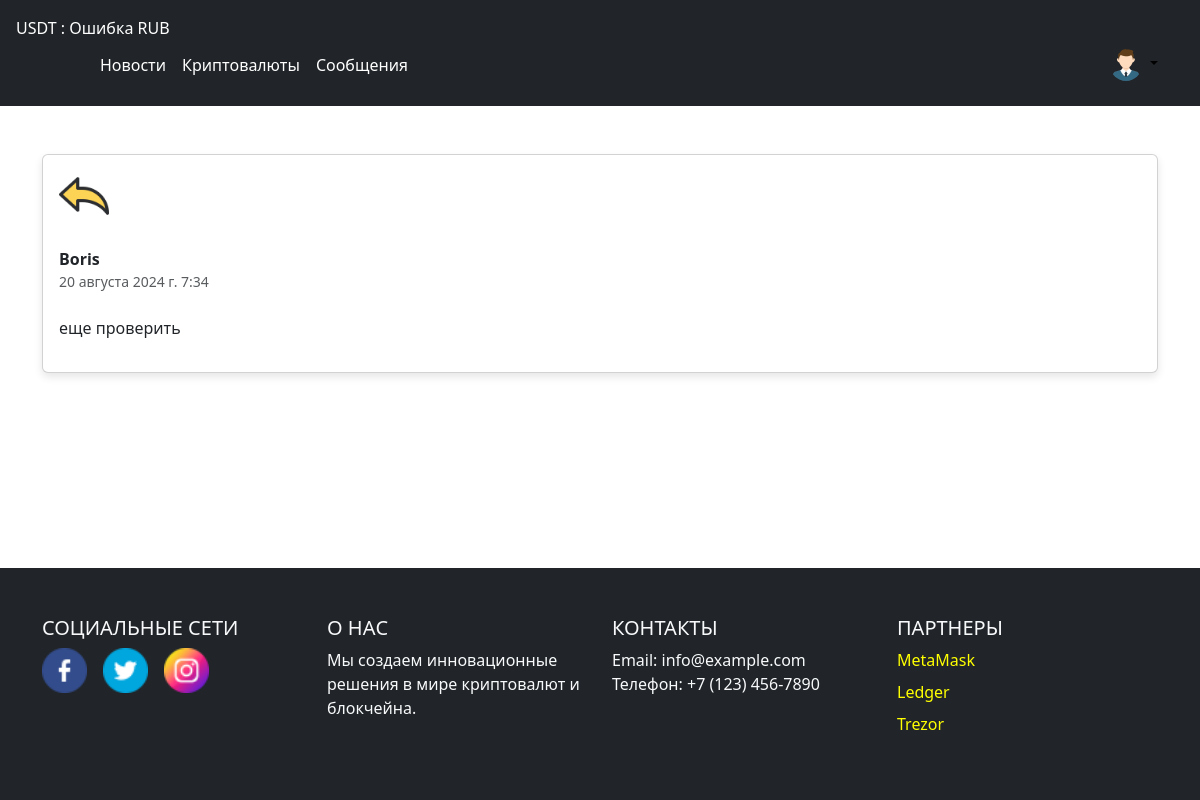
Screenshot of /users/message/9/ (signed in) with the database file from the repository.
### users/models.py (models this page shows, shortened)
class Message(models.Model):
    sender = models.ForeignKey(Profile, on_delete=models.SET_NULL, null=True, blank=True, verbose_name='отправитель')
    recipient = models.ForeignKey(Profile, on_delete=models.SET_NULL, null=True, blank=True,
                                  related_name='messages', verbose_name='получатель')
    content = models.TextField( verbose_name='сообщение')
    is_read = models.BooleanField(default=False, verbose_name='прочитано')
    created = models.DateTimeField(auto_now_add=True)
    class Meta:
        ordering = ['is_read', '-created']
        verbose_name = 'сообщение'
        verbose_name_plural = 'Сообщения'

class Profile(models.Model):
    user = models.OneToOneField(User, on_delete=models.CASCADE, blank=True, verbose_name='пользователь')
    name = models.CharField(max_length=200, blank=True, verbose_name='имя')
    email = models.EmailField(max_length=500, blank=True)
    username = models.CharField(max_length=200, blank=True, verbose_name='имя пользователя')
    info = models.TextField(blank=True, verbose_name='информация')
    image = models.ImageField(upload_to='profiles/', default='profiles/8380015.jpg', verbose_name='изображение')
    social_vk = models.CharField(max_length=200, blank=True, verbose_name='социальная сеть vk')
    social_facebook = models.CharField(max_length=200, blank=True, verbose_name='социальная сеть facebook')
    social_twitter = models.CharField(max_length=200, blank=True, verbose_name='социальная сеть twitter')
    created = models.DateTimeField(auto_now_add=True)
    def __str__(self):
        return self.name
    class Meta:
        verbose_name = 'профиль'
        verbose_name_plural = 'Профили'

### users/views.py (the view)
# urls.py: path('message/<int:pk>/', views.view_message, name='message'),
def view_message(request, pk):
    pr = request.user.profile
    message = pr.messages.get(id=pk)
    if message.is_read is False:
        message.is_read = True
        message.save()
    context = {
        'message': message
    }
    return render(request, 'users/message.html', context)

### main/context_processors.py (called while the page is built)
def currency_rate(request):
    cache_key = 'currency_rate_usd_to_rub'
    rate = cache.get(cache_key)
    if rate is None:
        try:
            response = requests.get(settings.CRYPTO_API_URL, params={
                'ids': 'usd',
                'vs_currencies': 'rub'
            })
            response.raise_for_status()
            data = response.json()
            rate = data.get('usd', {}).get('rub', 'Неизвестно')
        except Exception as e:
            print(f"Ошибка при запросе к API: {e}")
            rate = 'Ошибка'
        cache.set(cache_key, rate, timeout=30)
    return {'currency_rate': rate}

### users/templates/users/message.html (shortened to what this page needs)
{% extends 'main/base.html' %}
{% load static %}
{% block content %}
<main class="container my-5">
    <div class="card">
        <div class="card-body">
            <div class="d-flex align-items-center mb-3">
                <a href="{% url 'inbox' %}">
                    <img src="{% static 'images/free-icon-backwards-4822153.png' %}" alt="Назад"
                         style="width: 50px; height: 50px;
                                    margin-bottom: 10px">
                </a>
            </div>
            <a href="{% url 'profile' message.sender.id %}" class="text-decoration-none text-dark fw-bold">{{ message.sender }}</a>
            <p class="text-muted small mb-4">{{ message.created }}</p>
            <div class="mb-3">
                {{ message.content|linebreaksbr }}
            </div>
        </div>
    </div>
</main>
{% endblock %}

### main/static/css/style.css (style rules this page uses)
body { background-color: #f0f0f0; font-family: 'Roboto', sans-serif; line-height: 1.6; margin: 0; padding: 0; display: flex; flex-direction: column; min-height: 100vh; }
.card { border: none; border-radius: 10px; box-shadow: 0 4px 8px rgba(0, 0, 0, 0.1); transition: transform 0.3s ease-in-out; }
.card-body { padding: 1.25rem; }

### rows the page displays
Message: sender "Boris", created "20 августа 2024 г. 7:34", content "еще проверить"

### other values shown
{{ currency_rate }} "Ошибка"
